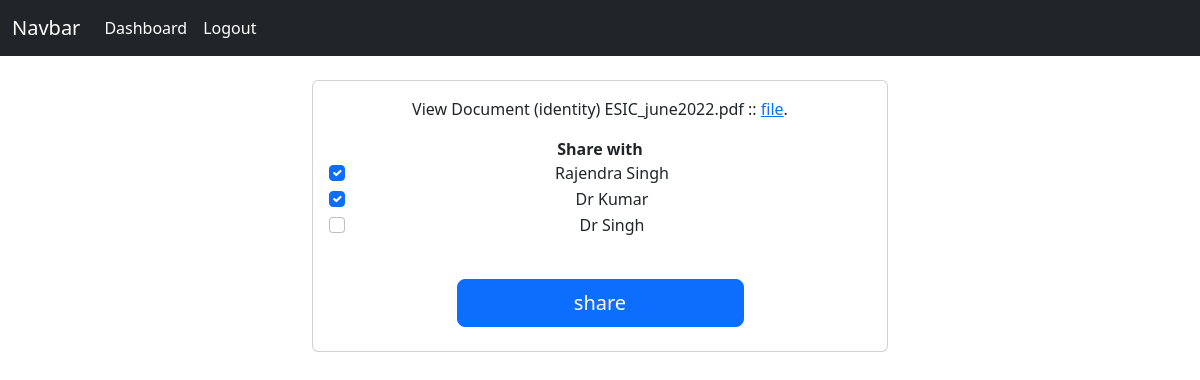
/patientShare (signed in), run on the app's committed database.
### hospital/models.py (models this page shows, shortened)
class Documents(models.Model):
    id = models.IntegerField(primary_key=True,null = False)
    type = models.CharField(max_length=40,default='other')
    file = models.FileField(upload_to='static/Documents/Upload',null=False,blank=True)
    signature = models.CharField(max_length=1024,null=True)
    publicKey = models.FileField(upload_to='static/Documents/Keys',null=True,blank=True)
    owner = models.CharField(max_length=40,null=False)
    sharedWith = models.TextField(null=True,default="[""]")

class Doctor(models.Model):
    user = models.OneToOneField(User,on_delete=models.CASCADE)
    profile_pic = models.ImageField(upload_to='static/Doctor/Profile_pics',null=True,blank=True)
    license = models.FileField(upload_to='static/Doctor/License',null=True,blank=True)
    identitySign = models.CharField(max_length=1024,null=True)
    publicKey = models.FileField(upload_to='static/Doctor/Keys',null=True,blank=True)
    specialization = models.CharField(max_length=40,null=True)
    name = models.CharField(max_length=40,null='False')
    email = models.CharField(max_length=40,default="xyz@gmail.com")
    address = models.CharField(max_length=40,null='False')
    mobile = models.IntegerField(primary_key=True,max_length = 10,null=False)
    userType = models.CharField(max_length=10)
    dateCreated = models.DateField()
    verified = models.BooleanField(default=False)
    signVerified = models.IntegerField(default=0)
    phoneVerified = models.IntegerField(default=0)

### hospital/views.py (the view, shortened to what this page needs)
# urls.py: path("patientShare", views.patientShare, name="patientShare"),
def patientShare(request):
    context = {
            'loggedinPatient' : 'NULL',
            'allUsers' : 'NULL',
            'allDoctors' : 'NULL',
            'allPatients' : 'NULL',
            'allHospital' : 'NULL',
            'allPharmacy' : 'NULL',
            'allInsurance' : 'NULL',
            'allDocs' : 'NULL',
            'myDocs' : 'NULL'
        }
    context = getLoggedinPatient(request,context)
    context = fillContext(request,context)
    if request.user.is_anonymous or context['loggedinPatient']=='NULL':
        return redirect("/login")
    print(len(request.GET))
    context = getLoggedinPatient(request,context)
    context = fillContext(request,context)
    return render(request, 'patientShare.html', context)

### hospital/views.py (called while the page is built)
def getLoggedinPatient(request,context):
    for i in Patient.objects.all():
            if(not request.user.is_anonymous and str(i.mobile)==request.user.username):
                context['loggedinPatient'] = i
    return context

### templates/patientShare.html (shortened to what this page needs)
<!doctype html>
<html lang="en">
  <head>
    <link href="https://cdn.jsdelivr.net/npm/bootstrap@5.2.2/dist/css/bootstrap.min.css" rel="stylesheet">
  </head>
  <body>
    <nav class="navbar navbar-expand-lg navbar-dark bg-dark">
      <div class="container-fluid">
        <a class="navbar-brand" href="#">Navbar</a>
        <div class="collapse navbar-collapse" id="navbarSupportedContent">
          <ul class="navbar-nav me-auto mb-2 mb-lg-0">
            <li class="nav-item">
              <a class="nav-link active" aria-current="page" href="/patientDashboard">Dashboard</a>
            </li>
            <li class="nav-item">
                <a class="nav-link active" aria-current="page" href="/logout">Logout</a>
              </li>
        </div>
      </div>
    </nav>
    <body  class = "text-center">
        {% for doc in myDocs %}
        <form action="/patientShare" enctype="multipart/form-data">
            <div class="container col-lg-6 mb-4">
                <div class="card my-4">
                    <div class="card-body">
                       <p>View Document ({{doc.2}}) {{doc.0}} :: <a href={{doc.1.file}}>file</a>.</p>
                       <b>Share with</b>
                       {% for doctor in allDoctors%}
                       {% if doctor.mobile in doc.4%}
                       <div class="form-check">
                        <input class="form-check-input" checked type="checkbox" name="doctor" value={{doctor.mobile}} id="flexCheckDefault">
                            {{doctor.name}}
                      </div>
                      {% else %}
                      <div class="form-check">
                        <input class="form-check-input" type="checkbox" name="doctor" value={{doctor.mobile}} id="flexCheckDefault">
                            {{doctor.name}}
                      </div>
                       {% endif %}
                       {% endfor %}
                    </div>
                    <div>
                      <button class="w-50 btn btn-lg btn-primary my-4" name="submitButton" type="submit">share</button>
                    </div>
                </div>
            </div>
            </form>
            {% endfor %}
    </body>
  </body>
</html>

### data on the page
Documents: type "identity", doc "ESIC_june2022.pdf"
Doctor: name "Rajendra Singh"
Doctor: name "Dr Kumar"
Doctor: name "Dr Singh"
